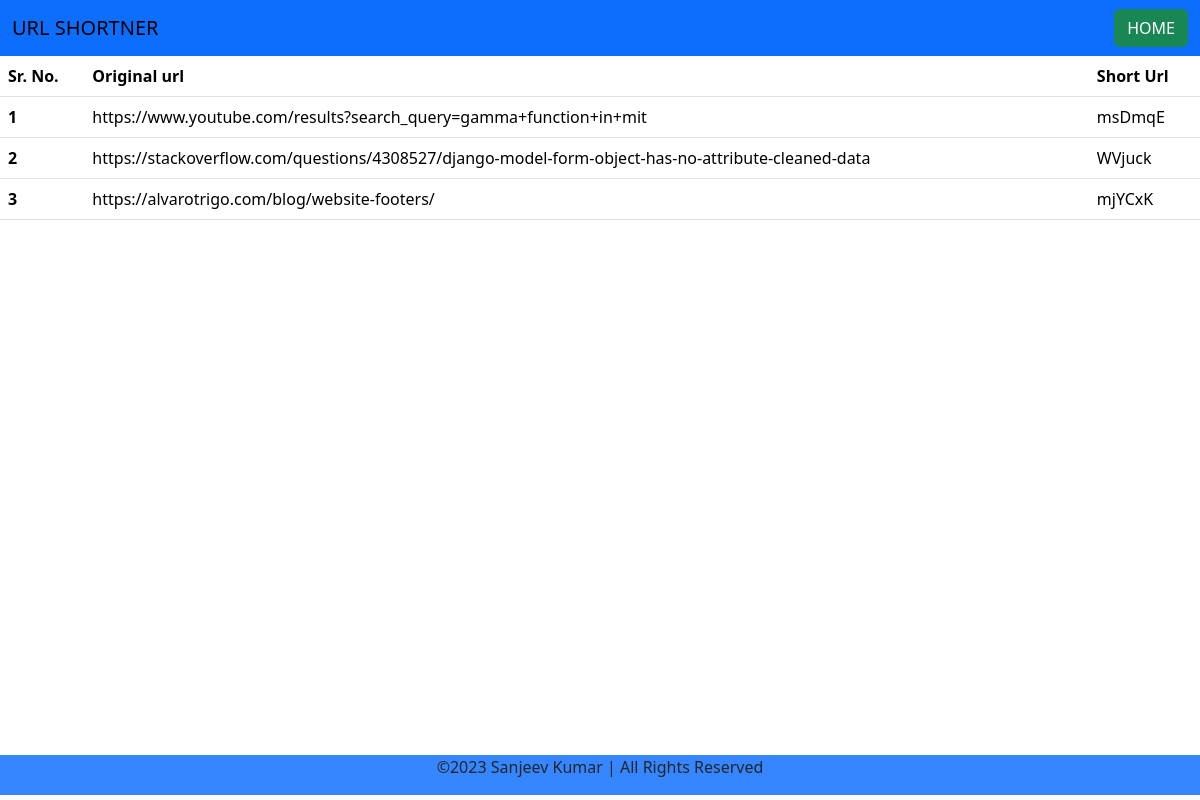
The page /display on the database its author committed.
### urshort/models.py (models this page shows, shortened)
class ShortUrl (models.Model):
    long_url = models.URLField(max_length=500)
    short_code = models.CharField(max_length=100)
    date_time_created = models.DateTimeField()

### urshort/views.py (the view)
# urls.py: path('display', display, name='display'),
def display(request):
    query_set = ShortUrl.objects.all()
    context = {'url': query_set}
    return render(request, 'display.html', context)

### urshort/templates/display.html
{% extends "base.html" %}
{% block start %}
<table class="table">
    <thead>
      <tr>
        <th scope="col">Sr. No.</th>
        <th scope="col">Original url</th>
        <th scope="col">Short Url</th>
      </tr>
    </thead>
    <tbody>
        {% for url in url %}
      <tr>
        <th scope="row">{{forloop.counter}}</th>
        <td>{{url.long_url}}</td>
        <td>{{url.short_code}}</td>
      </tr>
     {% endfor %}
    </tbody>
  </table>
    {% endblock  %}

### urshort/templates/base.html (shortened to what this page needs)
<!DOCTYPE html>
<html lang="en">
<head>
    <title>{{page}}</title>    <link href="https://cdn.jsdelivr.net/npm/bootstrap@5.3.2/dist/css/bootstrap.min.css" rel="stylesheet">
</head>
<body >
    <nav class="navbar bg-primary ">
        <div class="container-fluid">
          <a class="navbar-brand">URL SHORTNER</a>
          <form class="d-flex" role="search">
            <a href='/' class="btn btn-success" type="submit">HOME</a>
          </form>
        </div>
      </nav>
    {% block start %}
    {% endblock  %}
    <footer class="footer">
      <center>
      <p>&copy;2023 Sanjeev Kumar | All Rights Reserved</p></center>
    </footer>
</body>
</html>

### urshort/templates/base.html (style rules this page uses)
.footer { position: absolute; bottom: 5px; height: 5px; width: 100%; background: #3586ff; padding: 20px 0px; display: flex; justify-content: center; align-items: center; flex-direction: column; }

### rows shown on the page
ShortUrl: long_url "https://www.youtube.com/results?search_query=gamma+function+in+mit", short_code "msDmqE"
ShortUrl: long_url "https://stackoverflow.com/questions/4308527/django-model-form-object-has-no-attribute-cleaned-data", short_code "WVjuck"
ShortUrl: long_url "https://alvarotrigo.com/blog/website-footers/", short_code "mjYCxK"
